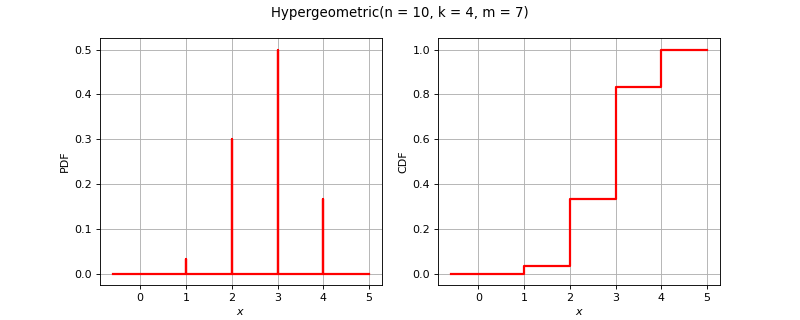

This figure's Python source:
import openturns as ot
from matplotlib import pyplot as plt
from openturns.viewer import View
title = None
if ot.Hypergeometric().__class__.__name__ == 'Bernoulli':
    distribution = ot.Bernoulli(0.7)
elif ot.Hypergeometric().__class__.__name__ == 'Binomial':
    distribution = ot.Binomial(5, 0.2)
elif ot.Hypergeometric().__class__.__name__ == 'Hypergeometric':
    distribution = ot.Hypergeometric(10, 4, 7)
elif ot.Hypergeometric().__class__.__name__ == 'CumulativeDistributionNetwork':
    coll = [ot.Normal(2),ot.Dirichlet([0.5, 1.0, 1.5])]
    distribution = ot.CumulativeDistributionNetwork(coll, ot.BipartiteGraph([[0,1], [0,1]]))
elif ot.Hypergeometric().__class__.__name__ == 'Histogram':
    distribution = ot.Histogram([-1.0, 0.5, 1.0, 2.0], [0.45, 0.4, 0.15])
elif ot.Hypergeometric().__class__.__name__ == 'KernelMixture':
    kernel = ot.Uniform()
    sample = ot.Normal().getSample(5)
    bandwidth = [1.0]
    distribution = ot.KernelMixture(kernel, bandwidth, sample)
elif ot.Hypergeometric().__class__.__name__ == 'MaximumDistribution':
    coll = [ot.Uniform(2.5, 3.5), ot.LogUniform(1.0, 1.2), ot.Triangular(2.0, 3.0, 4.0)]
    distribution = ot.MaximumDistribution(coll)
elif ot.Hypergeometric().__class__.__name__ == 'Multinomial':
    distribution = ot.Multinomial(5, [0.2])
elif ot.Hypergeometric().__class__.__name__ == 'RandomMixture':
    coll = [ot.Triangular(0.0, 1.0, 5.0), ot.Uniform(-2.0, 2.0)]
    weights = [0.8, 0.2]
    cst = 3.0
    distribution = ot.RandomMixture(coll, weights, cst)
elif ot.Hypergeometric().__class__.__name__ == 'TruncatedDistribution':
    distribution = ot.TruncatedDistribution(ot.Normal(2.0, 1.5), 1.0, 4.0)
elif ot.Hypergeometric().__class__.__name__ == 'UserDefined':
    distribution = ot.UserDefined([[1.0], [2.0], [3.0]], [0.4, 0.5, 1.0])
elif ot.Hypergeometric().__class__.__name__ == 'ZipfMandelbrot':
    distribution = ot.ZipfMandelbrot(10, 2.5, 0.3)
elif ot.Hypergeometric().__class__.__name__ == 'Normal':
    cov = ot.CovarianceMatrix([[1.0, -0.5], [-0.5, 1.0]])
    distribution = ot.Normal([0.0, 0.0], cov)
    title = "Normal dist. with correlation coefficient {}".format(cov[0, 1])
else:
    distribution = ot.Hypergeometric()

dimension = distribution.getDimension()
if title is None:
    title = str(distribution)[:100].split('\n')[0]
if dimension == 1:
    distribution.setDescription(['$x$'])
    pdf_graph = distribution.drawPDF()
    cdf_graph = distribution.drawCDF()
    fig = plt.figure(figsize=(10, 4))
    pdf_axis = fig.add_subplot(121)
    cdf_axis = fig.add_subplot(122)
    View(pdf_graph, figure=fig, axes=[pdf_axis], add_legend=False)
    View(cdf_graph, figure=fig, axes=[cdf_axis], add_legend=False)
    fig.suptitle(title)
elif dimension == 2:
    grid = ot.GridLayout(1, 2)
    pdf_graph = distribution.drawPDF()
    pdf_graph.setLegends([''])
    cdf_graph = distribution.drawCDF()
    cdf_graph.setLegends([''])
    grid.setGraph(0, 0, pdf_graph)
    grid.setGraph(0, 1, cdf_graph)
    grid.setTitle(title)
    fig = View(grid).getFigure()
    fig.axes[0].set_title('PDF')
    fig.axes[1].set_title('CDF')
